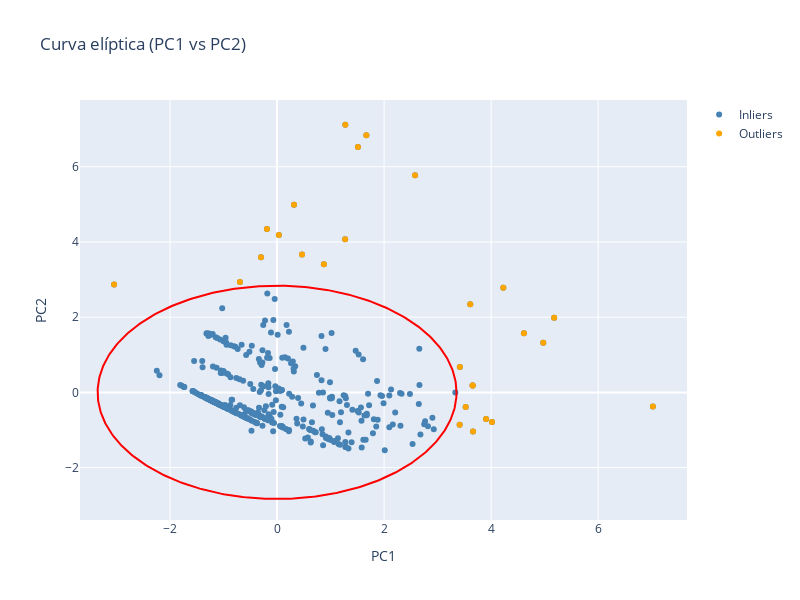

Notebook cell for this chart:
### Code cell
fig = go.Figure()

c = chi2.ppf(0.95, df=2)

elipse_data = np.sqrt(c * lambdas[:2]) * np.array([np.cos(theta), np.sin(theta)]).T
outliers = np.sum((numeric_scaled @ Gammas[:, :2])**2 / lambdas[:2], axis=1) > c


fig.add_trace(
    go.Scatter(
        x = (numeric_scaled @ Gammas[:, 0]),
        y = (numeric_scaled @ Gammas[:, 1]),
        mode = "markers",
        marker = dict(
            color = "steelblue"
        ),
        name = "Inliers"
    )
)

fig.add_trace(
    go.Scatter(

        x = (numeric_scaled @ Gammas[:, 0])[outliers],
        y = (numeric_scaled @ Gammas[:, 1])[outliers],
        mode = "markers",
        marker = dict(
            color="orange"
        ),
        name = "Outliers"
    )
)

fig.add_trace(
    go.Scatter(

        x = elipse_data[:, 0],
        y = elipse_data[:, 1],
        mode = "lines",
        marker = dict(
            color="red"
        ),
        showlegend = False
    )
)

fig.update_layout(
    title = "Curva elíptica (PC1 vs PC2)",
    xaxis = dict(
        title_text="PC1"
    ),
    yaxis = dict(
        title_text="PC2"
    ),
    width = 800,
    height = 600
)

fig.show()

### Figure 1 — Plotly figure (JSON) as saved in the notebook; plotly's stock layout.template omitted (floating-point values rounded to 4 significant figures; data arrays with more than 128 entries replaced by an {"elided": "..."} marker saying what was removed)
{"data": [{"marker": {"color": "steelblue"}, "mode": "markers", "name": "Inliers", "type": "scatter", "x": {"elided": "418 float values"}, "y": {"elided": "418 float values"}}, {"marker": {"color": "orange"}, "mode": "markers", "name": "Outliers", "type": "scatter", "x": [4.613, 4.228, -0.2997, 3.412, 3.61, 5.178, 4.017, 3.905, 1.272, 0.3164, 4.974, 0.03335, 0.8749, 3.416, 1.669, 3.525, 0.4658, 3.655, 2.578, 7.023, 1.275, 1.512, 3.662, -0.1889, -0.6944, 3.655, -3.046], "y": [1.574, 2.78, 3.595, -0.8632, 2.343, 1.987, -0.7857, -0.7072, 4.074, 4.991, 1.319, 4.186, 3.409, 0.6749, 6.84, -0.387, 3.67, 0.1844, 5.772, -0.3758, 7.118, 6.526, -1.04, 4.343, 2.934, 0.1844, 2.872]}, {"marker": {"color": "red"}, "mode": "lines", "showlegend": false, "type": "scatter", "x": {"elided": "400 float values"}, "y": {"elided": "400 float values"}}], "layout": {"height": 600, "title": {"text": "Curva elíptica (PC1 vs PC2)"}, "width": 800, "xaxis": {"title": {"text": "PC1"}}, "yaxis": {"title": {"text": "PC2"}}}}
